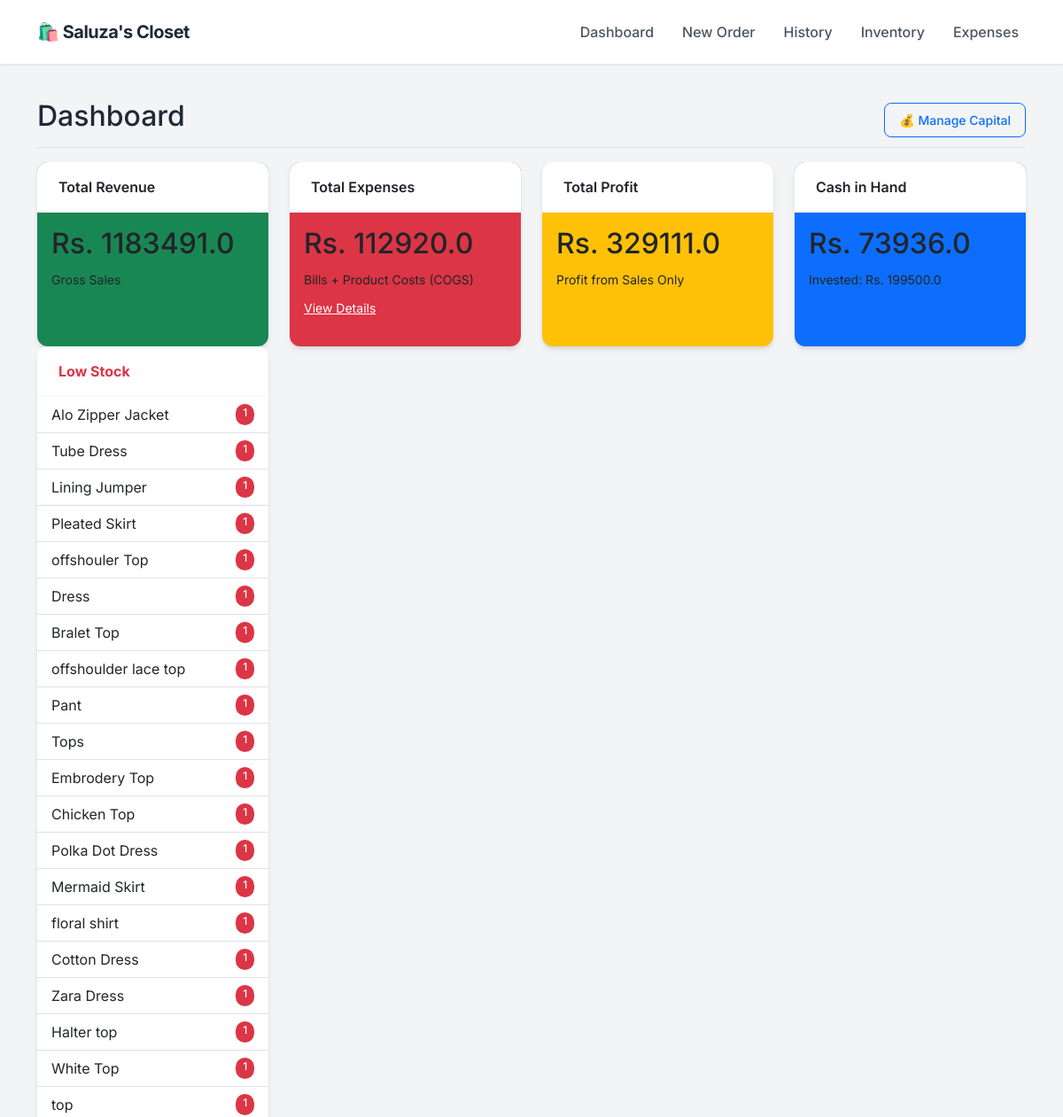
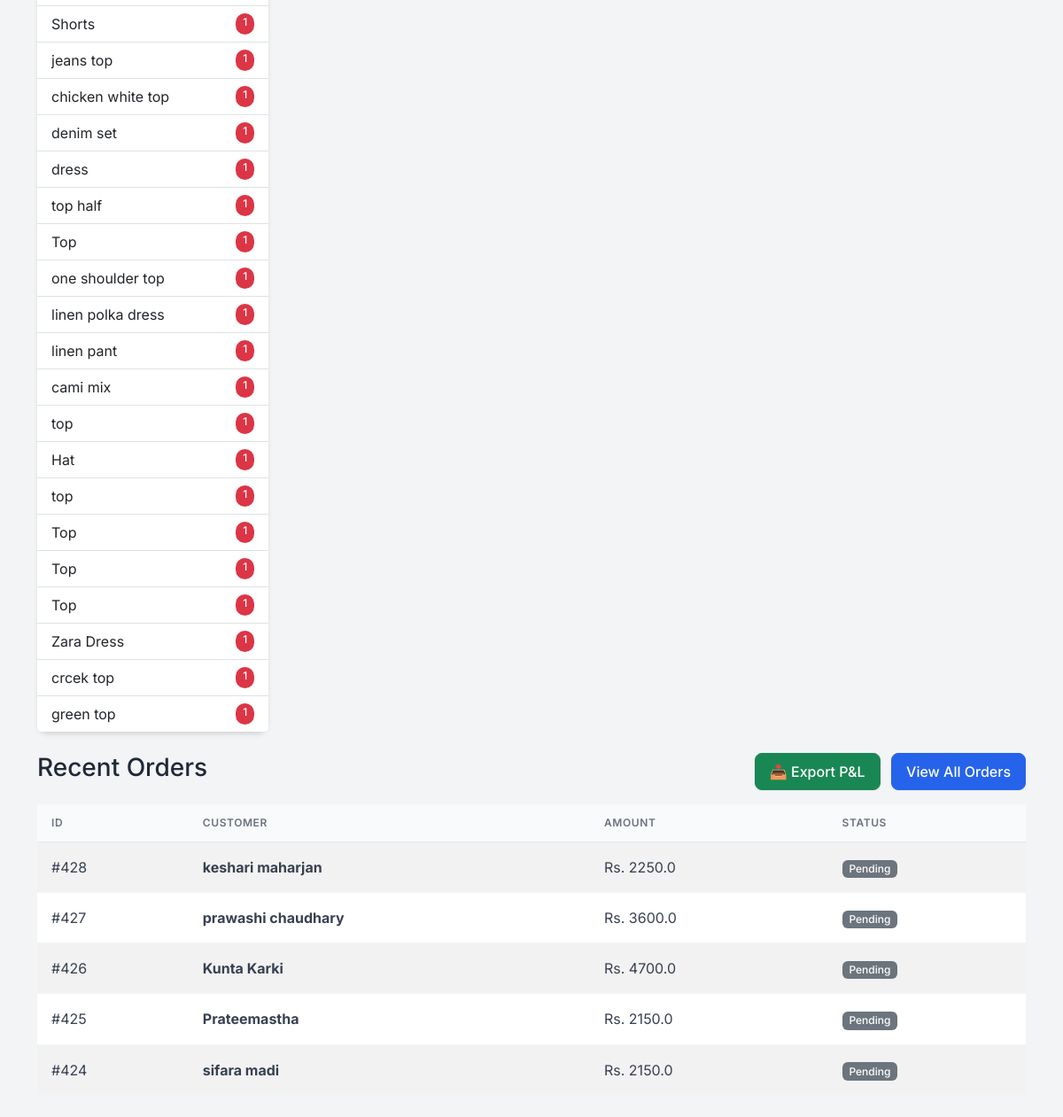
Before: / with the older database file (2 pictures, top to bottom).
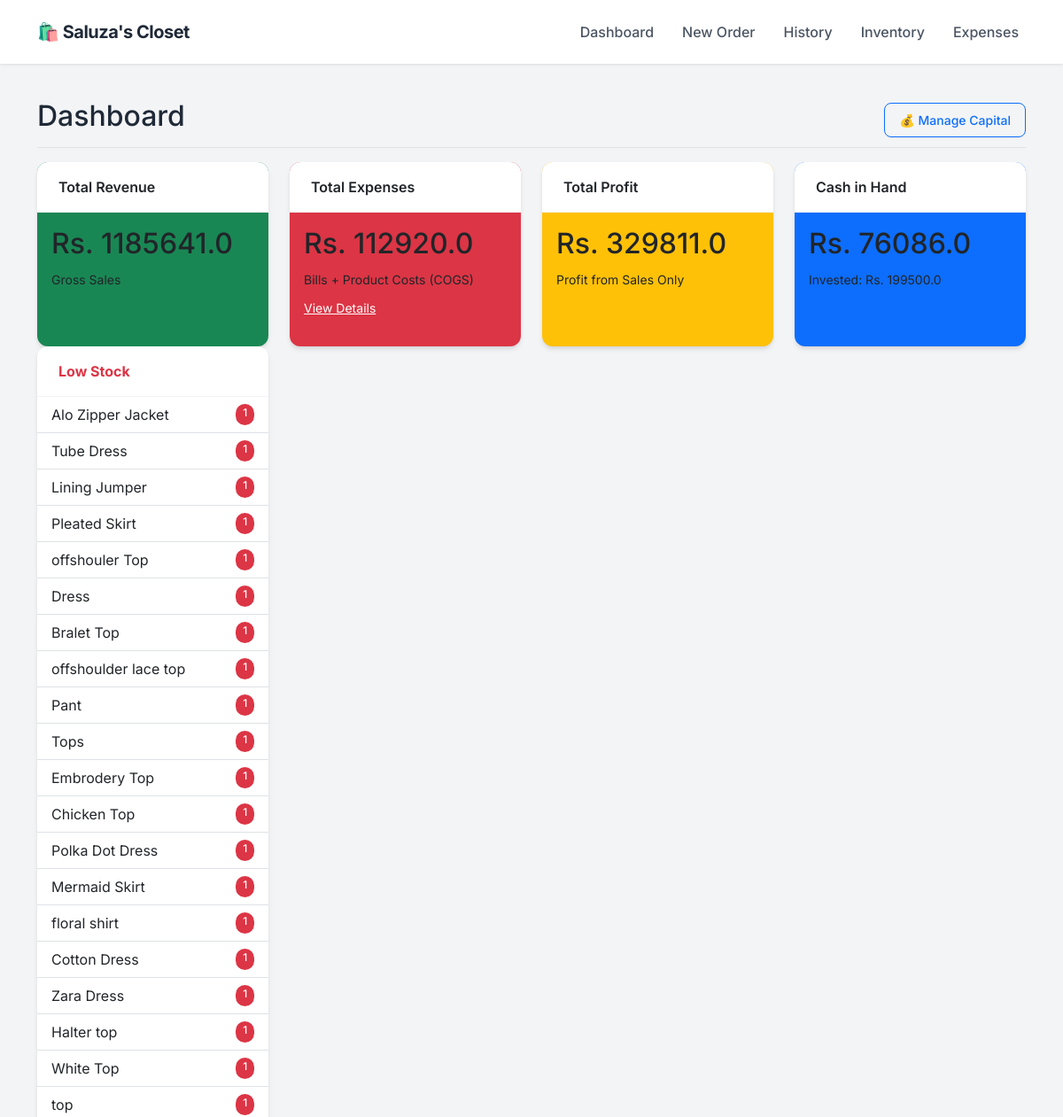
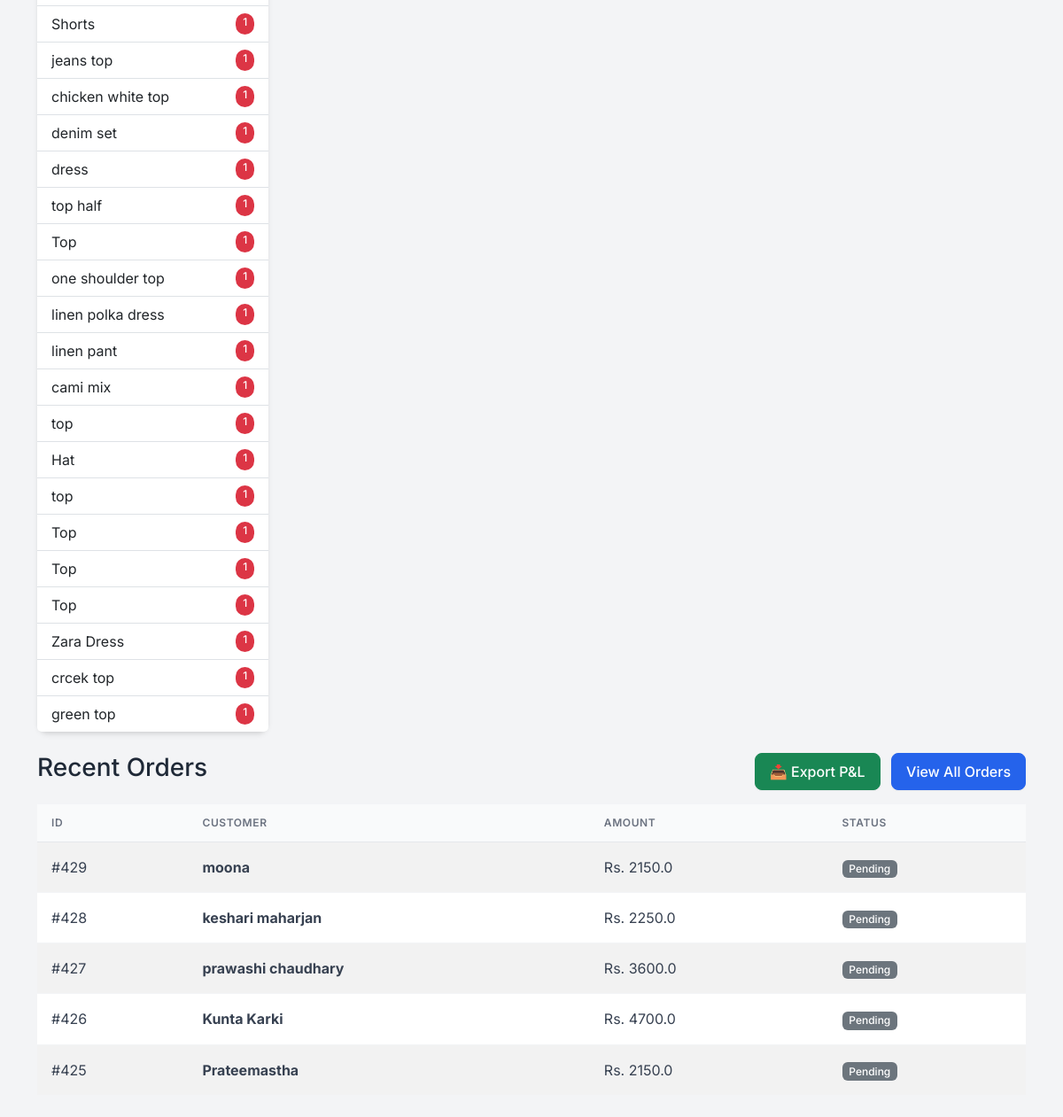
After: the same page with the newer database file (2 pictures, top to bottom).
### app.py (models this page shows)
class Product(db.Model):
    id = db.Column(db.Integer, primary_key=True)
    sku = db.Column(db.String(50), unique=True, nullable=True)
    name = db.Column(db.String(100), nullable=False)
    size = db.Column(db.String(10), nullable=False)
    cost_price = db.Column(db.Float, default=0.0)
    price = db.Column(db.Float, nullable=False)
    stock = db.Column(db.Integer, default=0)
    image = db.Column(db.String(100), nullable=True)

class Order(db.Model):
    id = db.Column(db.Integer, primary_key=True)
    customer_name = db.Column(db.String(100), nullable=False)
    phone = db.Column(db.String(20), nullable=False)
    address = db.Column(db.String(200), nullable=True)
    date = db.Column(db.DateTime, default=datetime.utcnow)
    total_amount = db.Column(db.Float, default=0.0)
    profit = db.Column(db.Float, default=0.0)
    status = db.Column(db.String(20), default='Pending')
    items = db.relationship('OrderItem', backref='order', lazy=True)

### app.py (the view)
@app.route('/')
def dashboard():
    total_investment = db.session.query(db.func.sum(Investment.amount)).scalar() or 0
    total_sales = db.session.query(db.func.sum(Order.total_amount)).scalar() or 0
    manual_expenses = db.session.query(db.func.sum(Expense.amount)).scalar() or 0
    current_inventory_cost = 0
    products = Product.query.all()
    for p in products:
        current_inventory_cost += (p.stock * p.cost_price)
    gross_profit = db.session.query(db.func.sum(Order.profit)).scalar() or 0
    cost_of_sold_goods = total_sales - gross_profit
    total_product_spend = current_inventory_cost + cost_of_sold_goods
    cash_in_hand = (total_investment + total_sales) - (total_product_spend + manual_expenses)
    net_profit = gross_profit # As you requested previously (Sales Profit only)
    recent_orders = Order.query.order_by(Order.date.desc()).limit(5).all()
    low_stock = Product.query.filter(Product.stock < 2, Product.stock > 0).all()
    out_of_stock = Product.query.filter(Product.stock == 0).all()
    investments = Investment.query.order_by(Investment.date.desc()).all()
    return render_template('dashboard.html',
                           sales=total_sales,
                           gross_profit=gross_profit,
                           expenses=manual_expenses,
                           net_profit=net_profit,
                           cash_in_hand=cash_in_hand, # <--- NEW DATA
                           total_investment=total_investment, # <--- NEW DATA
                           orders=recent_orders,
                           investments=investments,
                           low_stock=low_stock,
                           out_of_stock=out_of_stock)

### templates/dashboard.html (shortened to what this page needs)
{% extends "layout.html" %}
{% block content %}
<div class="d-flex justify-content-between flex-wrap flex-md-nowrap align-items-center pt-3 pb-2 mb-3 border-bottom">
    <h1 class="h2">Dashboard</h1>
    <div class="btn-toolbar mb-2 mb-md-0">
        <button type="button" class="btn btn-sm btn-outline-primary" data-bs-toggle="modal" data-bs-target="#investmentHistoryModal">
    💰 Manage Capital
</button>
    </div>
</div>
<div class="row mb-4">
    <div class="col-md-3">
        <div class="card text-dark bg-success mb-3 h-100">
            <div class="card-header">Total Revenue</div>
            <div class="card-body">
                <h2 class="card-title">Rs. {{ sales }}</h2>
                <small>Gross Sales</small>
            </div>
        </div>
    </div>
    <div class="col-md-3">
        <div class="card text-dark bg-danger mb-3 h-100">
            <div class="card-header">Total Expenses</div>
            <div class="card-body">
                <h2 class="card-title">Rs. {{ expenses }}</h2>
                <small>Bills + Product Costs (COGS)</small> <div class="mt-2">
                    <a href="/expenses" class="text-white text-decoration-underline small">View Details</a>
                </div>
            </div>
        </div>
    </div>
    <div class="col-md-3">
        <div class="card text-dark bg-warning mb-3 h-100">
            <div class="card-header">Total Profit</div>
            <div class="card-body">
                <h2 class="card-title">Rs. {{ net_profit }}</h2>
                <small>Profit from Sales Only</small>
            </div>
        </div>
    </div>
    <div class="col-md-3">
        <div class="card text-dark bg-primary mb-3 h-100">
            <div class="card-header">Cash in Hand</div>
            <div class="card-body">
                <h2 class="card-title">Rs. {{ cash_in_hand }}</h2>
                <small>Invested: Rs. {{ total_investment }}</small>
            </div>
        </div>
    </div>
    <div class="col-md-3">
        <div class="card border-danger h-100">
            <div class="card-header bg-transparent text-danger fw-bold">Low Stock</div>
            <ul class="list-group list-group-flush list-group-sm">
                {% for item in low_stock %}
                <li class="list-group-item d-flex justify-content-between">
                    <span>{{ item.name }}</span>
                    <span class="badge bg-danger rounded-pill">{{ item.stock }}</span>
                </li>
                {% endfor %}
            </ul>
        </div>
    </div>
</div>
<div class="d-flex justify-content-between align-items-center mb-3">
    <h3>Recent Orders</h3>
    <div>
        <a href="/export_excel" class="btn btn-success me-2">📥 Export P&L</a>
        <a href="/orders" class="btn btn-primary">View All Orders</a>
    </div>
</div>
<table class="table table-striped bg-white align-middle">
    <thead>
        <tr>
            <th>ID</th>
            <th>Customer</th>
            <th>Amount</th>
            <th>Status</th>
        </tr>
    </thead>
    <tbody>
        {% for order in orders %}
        <tr>
            <td>#{{ order.id }}</td>
            <td><strong>{{ order.customer_name }}</strong></td>
            <td>Rs. {{ order.total_amount }}</td>
            <td><span class="badge bg-secondary">{{ order.status }}</span></td>
        </tr>
        {% endfor %}
    </tbody>
</table>
{% endblock %}

### templates/layout.html (shortened to what this page needs)
<!DOCTYPE html>
<html lang="en">
<head>
    <link href="https://cdn.jsdelivr.net/npm/bootstrap@5.3.0/dist/css/bootstrap.min.css" rel="stylesheet">
</head>
<body>
    <nav class="navbar navbar-expand-lg sticky-top">
        <div class="container">
            <a class="navbar-brand" href="/">
                🛍️ Saluza's Closet
            </a>
            <div class="collapse navbar-collapse" id="navbarNav">
                <ul class="navbar-nav ms-auto">
                    <li class="nav-item"><a class="nav-link" href="/">Dashboard</a></li>
                    <li class="nav-item"><a class="nav-link" href="/new_order">New Order</a></li>
                    <li class="nav-item"><a class="nav-link" href="/orders">History</a></li>
                    <li class="nav-item"><a class="nav-link" href="/inventory">Inventory</a></li>
                    <li class="nav-item"><a class="nav-link" href="/expenses">Expenses</a></li>
                </ul>
            </div>
        </div>
    </nav>
    <div class="container py-4">
        {% block content %}{% endblock %}
    </div>
</body>
</html>

### templates/layout.html (style rules this page uses)
:root { --primary-color: #2563eb; --bg-color: #f3f4f6; --text-dark: #1f2937; --card-shadow: 0 4px 6px -1px rgba(0, 0, 0, 0.1), 0 2px 4px -1px rgba(0, 0, 0, 0.06); }
body { font-family: 'Inter', sans-serif; background-color: var(--bg-color); color: var(--text-dark); }
.navbar { background-color: #ffffff; box-shadow: 0 1px 3px rgba(0,0,0,0.1); padding: 1rem 0; }
.navbar-brand { font-weight: 700; color: var(--text-dark) !important; font-size: 1.25rem; letter-spacing: -0.5px; }
.nav-link { color: #4b5563 !important; font-weight: 500; margin-left: 1rem; transition: color 0.2s; }
.card { border: none; border-radius: 12px; box-shadow: var(--card-shadow); background: #ffffff; transition: transform 0.2s; }
.card-header { background-color: #ffffff; border-bottom: 1px solid #f3f4f6; font-weight: 600; padding: 1rem 1.5rem; border-radius: 12px 12px 0 0 !important; }
.btn { border-radius: 8px; font-weight: 500; padding: 0.5rem 1rem; box-shadow: 0 1px 2px 0 rgba(0, 0, 0, 0.05); }
.btn-primary { background-color: var(--primary-color); border-color: var(--primary-color); }
.table { margin-bottom: 0; }
.table thead th { background-color: #f9fafb; color: #6b7280; font-size: 0.75rem; text-transform: uppercase; letter-spacing: 0.05em; font-weight: 600; border-bottom: 1px solid #e5e7eb; padding: 0.75rem 1rem; }
.table tbody td { padding: 1rem 1rem; vertical-align: middle; color: #374151; border-bottom: 1px solid #f3f4f6; }
.badge { padding: 0.35em 0.65em; font-weight: 500; border-radius: 6px; }

Changed rows visible on the page:
no longer on this page (row unchanged): Order: id "424", customer_name "sifara madi", total_amount "2150.0", status "Pending"
added Order: id "429", customer_name "moona", total_amount "2150.0", status "Pending"
Other visible differences:
{{ sales }}: "1183491.0" → "1185641.0"
{{ net_profit }}: "329111.0" → "329811.0"
{{ cash_in_hand }}: "73936.0" → "76086.0"
